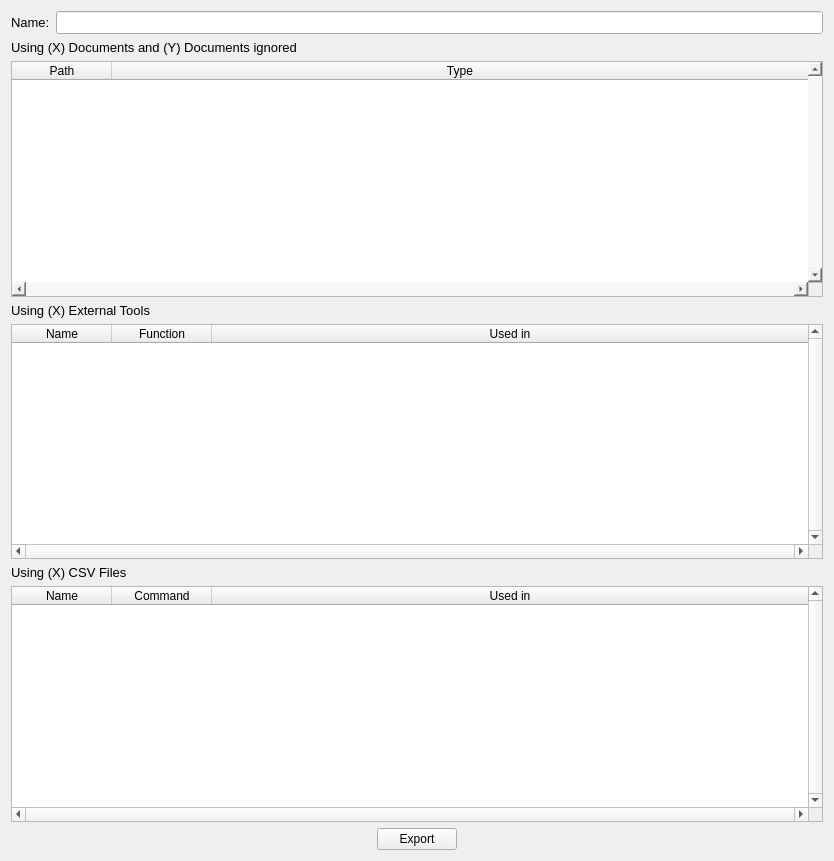
<?xml version="1.0" encoding="UTF-8"?>
<ui version="4.0">
 <class>GTAElementDependenciesWidget</class>
 <widget class="QWidget" name="GTAElementDependenciesWidget">
  <property name="geometry">
   <rect>
    <x>0</x>
    <y>0</y>
    <width>834</width>
    <height>861</height>
   </rect>
  </property>
  <property name="sizePolicy">
   <sizepolicy hsizetype="MinimumExpanding" vsizetype="MinimumExpanding">
    <horstretch>0</horstretch>
    <verstretch>0</verstretch>
   </sizepolicy>
  </property>
  <property name="minimumSize">
   <size>
    <width>0</width>
    <height>0</height>
   </size>
  </property>
  <property name="windowTitle">
   <string>Show Dependencies</string>
  </property>
  <layout class="QGridLayout" name="gridLayout">
   <item row="8" column="0" colspan="3">
    <widget class="QTableWidget" name="contentTool">
     <property name="sizePolicy">
      <sizepolicy hsizetype="MinimumExpanding" vsizetype="MinimumExpanding">
       <horstretch>0</horstretch>
       <verstretch>0</verstretch>
      </sizepolicy>
     </property>
     <property name="verticalScrollBarPolicy">
      <enum>Qt::ScrollBarAlwaysOn</enum>
     </property>
     <property name="horizontalScrollBarPolicy">
      <enum>Qt::ScrollBarAlwaysOn</enum>
     </property>
     <property name="sizeAdjustPolicy">
      <enum>QAbstractScrollArea::AdjustIgnored</enum>
     </property>
     <property name="editTriggers">
      <set>QAbstractItemView::DoubleClicked</set>
     </property>
     <property name="tabKeyNavigation">
      <bool>false</bool>
     </property>
     <property name="showDropIndicator" stdset="0">
      <bool>false</bool>
     </property>
     <property name="dragDropOverwriteMode">
      <bool>false</bool>
     </property>
     <property name="alternatingRowColors">
      <bool>true</bool>
     </property>
     <property name="showGrid">
      <bool>false</bool>
     </property>
     <property name="gridStyle">
      <enum>Qt::SolidLine</enum>
     </property>
     <property name="sortingEnabled">
      <bool>true</bool>
     </property>
     <property name="wordWrap">
      <bool>false</bool>
     </property>
     <attribute name="horizontalHeaderStretchLastSection">
      <bool>true</bool>
     </attribute>
     <attribute name="verticalHeaderVisible">
      <bool>false</bool>
     </attribute>
     <attribute name="verticalHeaderStretchLastSection">
      <bool>true</bool>
     </attribute>
     <column>
      <property name="text">
       <string>Name</string>
      </property>
     </column>
     <column>
      <property name="text">
       <string>Function</string>
      </property>
     </column>
     <column>
      <property name="text">
       <string>Used in</string>
      </property>
     </column>
    </widget>
   </item>
   <item row="5" column="0" colspan="3">
    <widget class="QLabel" name="titleDoc">
     <property name="sizePolicy">
      <sizepolicy hsizetype="Minimum" vsizetype="Minimum">
       <horstretch>0</horstretch>
       <verstretch>0</verstretch>
      </sizepolicy>
     </property>
     <property name="font">
      <font>
       <pointsize>10</pointsize>
      </font>
     </property>
     <property name="text">
      <string>Using (X) Documents and (Y) Documents ignored</string>
     </property>
     <property name="alignment">
      <set>Qt::AlignBottom|Qt::AlignLeading|Qt::AlignLeft</set>
     </property>
     <property name="margin">
      <number>10</number>
     </property>
    </widget>
   </item>
   <item row="9" column="0" colspan="3">
    <widget class="QLabel" name="titleCsv">
     <property name="sizePolicy">
      <sizepolicy hsizetype="Minimum" vsizetype="Minimum">
       <horstretch>0</horstretch>
       <verstretch>0</verstretch>
      </sizepolicy>
     </property>
     <property name="font">
      <font>
       <pointsize>10</pointsize>
      </font>
     </property>
     <property name="text">
      <string>Using (X) CSV Files</string>
     </property>
     <property name="alignment">
      <set>Qt::AlignBottom|Qt::AlignLeading|Qt::AlignLeft</set>
     </property>
     <property name="margin">
      <number>10</number>
     </property>
    </widget>
   </item>
   <item row="7" column="0" colspan="3">
    <widget class="QLabel" name="titleTool">
     <property name="sizePolicy">
      <sizepolicy hsizetype="Minimum" vsizetype="Minimum">
       <horstretch>0</horstretch>
       <verstretch>0</verstretch>
      </sizepolicy>
     </property>
     <property name="font">
      <font>
       <pointsize>10</pointsize>
      </font>
     </property>
     <property name="text">
      <string>Using (X) External Tools</string>
     </property>
     <property name="alignment">
      <set>Qt::AlignBottom|Qt::AlignLeading|Qt::AlignLeft</set>
     </property>
     <property name="margin">
      <number>10</number>
     </property>
    </widget>
   </item>
   <item row="6" column="0" colspan="3">
    <widget class="QTreeWidget" name="contentDoc">
     <property name="sizePolicy">
      <sizepolicy hsizetype="MinimumExpanding" vsizetype="MinimumExpanding">
       <horstretch>0</horstretch>
       <verstretch>0</verstretch>
      </sizepolicy>
     </property>
     <property name="cursor" stdset="0">
      <cursorShape>ArrowCursor</cursorShape>
     </property>
     <property name="styleSheet">
      <string notr="true">border-color: rgb(0, 0, 0);
gridline-color: rgb(0, 0, 0);
</string>
     </property>
     <property name="lineWidth">
      <number>0</number>
     </property>
     <property name="midLineWidth">
      <number>0</number>
     </property>
     <property name="verticalScrollBarPolicy">
      <enum>Qt::ScrollBarAlwaysOn</enum>
     </property>
     <property name="horizontalScrollBarPolicy">
      <enum>Qt::ScrollBarAlwaysOn</enum>
     </property>
     <property name="sizeAdjustPolicy">
      <enum>QAbstractScrollArea::AdjustIgnored</enum>
     </property>
     <property name="editTriggers">
      <set>QAbstractItemView::DoubleClicked</set>
     </property>
     <property name="showDropIndicator" stdset="0">
      <bool>false</bool>
     </property>
     <property name="dragDropOverwriteMode">
      <bool>false</bool>
     </property>
     <property name="alternatingRowColors">
      <bool>true</bool>
     </property>
     <property name="columnCount">
      <number>2</number>
     </property>
     <column>
      <property name="text">
       <string>Path</string>
      </property>
      <property name="textAlignment">
       <set>AlignCenter</set>
      </property>
     </column>
     <column>
      <property name="text">
       <string>Type</string>
      </property>
      <property name="textAlignment">
       <set>AlignCenter</set>
      </property>
     </column>
    </widget>
   </item>
   <item row="10" column="0" colspan="3">
    <widget class="QTableWidget" name="contentCsv">
     <property name="enabled">
      <bool>true</bool>
     </property>
     <property name="sizePolicy">
      <sizepolicy hsizetype="MinimumExpanding" vsizetype="MinimumExpanding">
       <horstretch>0</horstretch>
       <verstretch>0</verstretch>
      </sizepolicy>
     </property>
     <property name="minimumSize">
      <size>
       <width>0</width>
       <height>0</height>
      </size>
     </property>
     <property name="autoFillBackground">
      <bool>false</bool>
     </property>
     <property name="verticalScrollBarPolicy">
      <enum>Qt::ScrollBarAlwaysOn</enum>
     </property>
     <property name="horizontalScrollBarPolicy">
      <enum>Qt::ScrollBarAlwaysOn</enum>
     </property>
     <property name="sizeAdjustPolicy">
      <enum>QAbstractScrollArea::AdjustIgnored</enum>
     </property>
     <property name="editTriggers">
      <set>QAbstractItemView::DoubleClicked</set>
     </property>
     <property name="tabKeyNavigation">
      <bool>false</bool>
     </property>
     <property name="showDropIndicator" stdset="0">
      <bool>false</bool>
     </property>
     <property name="dragDropOverwriteMode">
      <bool>false</bool>
     </property>
     <property name="alternatingRowColors">
      <bool>true</bool>
     </property>
     <property name="showGrid">
      <bool>false</bool>
     </property>
     <property name="gridStyle">
      <enum>Qt::SolidLine</enum>
     </property>
     <property name="sortingEnabled">
      <bool>true</bool>
     </property>
     <property name="wordWrap">
      <bool>false</bool>
     </property>
     <attribute name="horizontalHeaderStretchLastSection">
      <bool>true</bool>
     </attribute>
     <attribute name="verticalHeaderVisible">
      <bool>false</bool>
     </attribute>
     <attribute name="verticalHeaderStretchLastSection">
      <bool>true</bool>
     </attribute>
     <column>
      <property name="text">
       <string>Name</string>
      </property>
     </column>
     <column>
      <property name="text">
       <string>Command</string>
      </property>
     </column>
     <column>
      <property name="text">
       <string>Used in</string>
      </property>
     </column>
    </widget>
   </item>
   <item row="3" column="0" rowspan="2" colspan="3">
    <layout class="QHBoxLayout" name="horizontalLayout_2">
     <item>
      <widget class="QLabel" name="elementNameLB">
       <property name="font">
        <font>
         <pointsize>10</pointsize>
        </font>
       </property>
       <property name="text">
        <string>Name:</string>
       </property>
      </widget>
     </item>
     <item>
      <widget class="QLineEdit" name="elementNameLE">
       <property name="font">
        <font>
         <pointsize>10</pointsize>
        </font>
       </property>
       <property name="readOnly">
        <bool>true</bool>
       </property>
      </widget>
     </item>
    </layout>
   </item>
   <item row="11" column="0" colspan="3">
    <layout class="QHBoxLayout" name="horizontalLayout">
     <item>
      <spacer name="horizontalSpacer">
       <property name="orientation">
        <enum>Qt::Horizontal</enum>
       </property>
       <property name="sizeHint" stdset="0">
        <size>
         <width>40</width>
         <height>20</height>
        </size>
       </property>
      </spacer>
     </item>
     <item>
      <widget class="QPushButton" name="exportBtn">
       <property name="text">
        <string>Export</string>
       </property>
      </widget>
     </item>
     <item>
      <spacer name="horizontalSpacer_2">
       <property name="orientation">
        <enum>Qt::Horizontal</enum>
       </property>
       <property name="sizeHint" stdset="0">
        <size>
         <width>40</width>
         <height>20</height>
        </size>
       </property>
      </spacer>
     </item>
    </layout>
   </item>
  </layout>
  <zorder>titleCsv</zorder>
  <zorder>titleDoc</zorder>
  <zorder>contentDoc</zorder>
  <zorder>titleTool</zorder>
  <zorder>contentTool</zorder>
  <zorder>contentCsv</zorder>
  <zorder>horizontalLayoutWidget</zorder>
  <zorder>horizontalLayoutWidget_2</zorder>
 </widget>
 <resources/>
 <connections/>
</ui>
